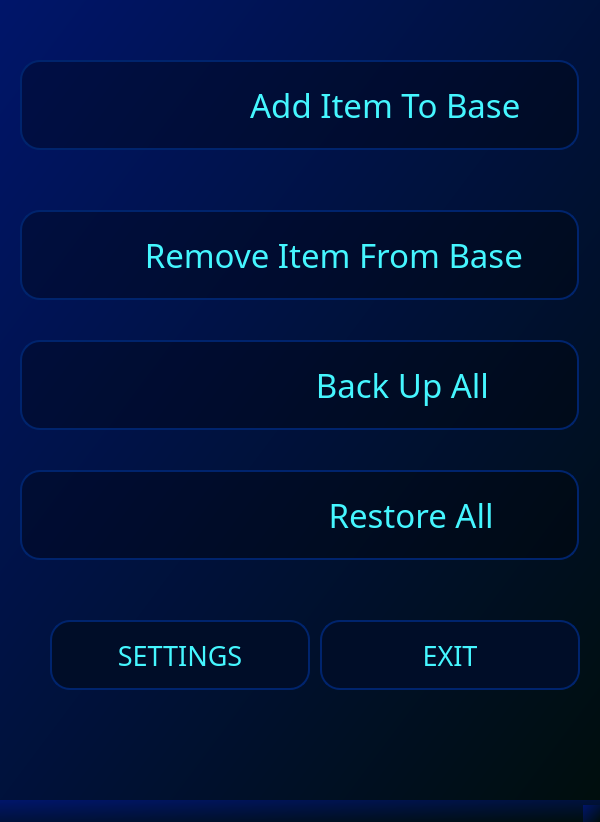
<?xml version="1.0" encoding="UTF-8"?>
<ui version="4.0">
 <class>MainWindow</class>
 <widget class="QMainWindow" name="MainWindow">
  <property name="geometry">
   <rect>
    <x>0</x>
    <y>0</y>
    <width>600</width>
    <height>800</height>
   </rect>
  </property>
  <property name="maximumSize">
   <size>
    <width>600</width>
    <height>800</height>
   </size>
  </property>
  <property name="windowTitle">
   <string>MainWindow</string>
  </property>
  <property name="windowOpacity">
   <double>1.000000000000000</double>
  </property>
  <property name="styleSheet">
   <string notr="true">*{
	background-color: qlineargradient(spread:pad, x1:0, y1:0, x2:1, y2:1, stop:0 rgba(0, 21, 106, 255), stop:1 rgba(0, 14, 13, 255));
}


QPushButton {
border: 2px solid;
color: rgb(69, 246, 255);
border-color: rgb(0, 36, 109);
border-radius: 20px;
background-color: rgba(0, 0, 0, 80);
}

QPushButton:hover {
border: 3px solid;
background-color: rgba(4, 7, 208, 80);
border-color: rgb(0, 36, 109);
}

QPushButton:pressed {
border: 2px solid;
background-color: rgba(4, 7, 208, 100);
border-color: rgb(170, 170 ,170);
}</string>
  </property>
  <widget class="QWidget" name="centralwidget">
   <property name="minimumSize">
    <size>
     <width>600</width>
     <height>800</height>
    </size>
   </property>
   <property name="maximumSize">
    <size>
     <width>600</width>
     <height>800</height>
    </size>
   </property>
   <property name="styleSheet">
    <string notr="true"/>
   </property>
   <widget class="QPushButton" name="backup_all">
    <property name="enabled">
     <bool>true</bool>
    </property>
    <property name="geometry">
     <rect>
      <x>20</x>
      <y>340</y>
      <width>559</width>
      <height>90</height>
     </rect>
    </property>
    <property name="sizePolicy">
     <sizepolicy hsizetype="Maximum" vsizetype="Maximum">
      <horstretch>0</horstretch>
      <verstretch>0</verstretch>
     </sizepolicy>
    </property>
    <property name="minimumSize">
     <size>
      <width>559</width>
      <height>90</height>
     </size>
    </property>
    <property name="maximumSize">
     <size>
      <width>559</width>
      <height>45</height>
     </size>
    </property>
    <property name="font">
     <font>
      <family>Lexend Light</family>
      <pointsize>25</pointsize>
      <italic>false</italic>
      <bold>false</bold>
     </font>
    </property>
    <property name="layoutDirection">
     <enum>Qt::LeftToRight</enum>
    </property>
    <property name="styleSheet">
     <string notr="true"/>
    </property>
    <property name="text">
     <string>                        Back Up All</string>
    </property>
    <property name="icon">
     <iconset resource="main_rc_rc.qrc">
      <normaloff>:/icons/icons/safe_in_all.svg</normaloff>:/icons/icons/safe_in_all.svg</iconset>
    </property>
    <property name="iconSize">
     <size>
      <width>110</width>
      <height>110</height>
     </size>
    </property>
   </widget>
   <widget class="QPushButton" name="add_item">
    <property name="enabled">
     <bool>true</bool>
    </property>
    <property name="geometry">
     <rect>
      <x>20</x>
      <y>60</y>
      <width>559</width>
      <height>90</height>
     </rect>
    </property>
    <property name="sizePolicy">
     <sizepolicy hsizetype="Maximum" vsizetype="Maximum">
      <horstretch>0</horstretch>
      <verstretch>0</verstretch>
     </sizepolicy>
    </property>
    <property name="minimumSize">
     <size>
      <width>559</width>
      <height>90</height>
     </size>
    </property>
    <property name="maximumSize">
     <size>
      <width>559</width>
      <height>45</height>
     </size>
    </property>
    <property name="font">
     <font>
      <family>Lexend Light</family>
      <pointsize>25</pointsize>
      <italic>false</italic>
      <bold>false</bold>
     </font>
    </property>
    <property name="layoutDirection">
     <enum>Qt::LeftToRight</enum>
    </property>
    <property name="styleSheet">
     <string notr="true"/>
    </property>
    <property name="text">
     <string>                    Add Item To Base</string>
    </property>
    <property name="icon">
     <iconset resource="main_rc_rc.qrc">
      <normaloff>:/icons/icons/add_item.svg</normaloff>:/icons/icons/add_item.svg</iconset>
    </property>
    <property name="iconSize">
     <size>
      <width>80</width>
      <height>80</height>
     </size>
    </property>
   </widget>
   <widget class="QPushButton" name="remove_item">
    <property name="enabled">
     <bool>true</bool>
    </property>
    <property name="geometry">
     <rect>
      <x>20</x>
      <y>210</y>
      <width>559</width>
      <height>90</height>
     </rect>
    </property>
    <property name="sizePolicy">
     <sizepolicy hsizetype="Maximum" vsizetype="Maximum">
      <horstretch>0</horstretch>
      <verstretch>0</verstretch>
     </sizepolicy>
    </property>
    <property name="minimumSize">
     <size>
      <width>559</width>
      <height>90</height>
     </size>
    </property>
    <property name="maximumSize">
     <size>
      <width>559</width>
      <height>45</height>
     </size>
    </property>
    <property name="font">
     <font>
      <family>Lexend Light</family>
      <pointsize>25</pointsize>
      <italic>false</italic>
      <bold>false</bold>
     </font>
    </property>
    <property name="layoutDirection">
     <enum>Qt::LeftToRight</enum>
    </property>
    <property name="styleSheet">
     <string notr="true"/>
    </property>
    <property name="text">
     <string>        Remove Item From Base</string>
    </property>
    <property name="icon">
     <iconset resource="main_rc_rc.qrc">
      <normaloff>:/icons/icons/remove_item.svg</normaloff>:/icons/icons/remove_item.svg</iconset>
    </property>
    <property name="iconSize">
     <size>
      <width>72</width>
      <height>72</height>
     </size>
    </property>
   </widget>
   <widget class="QPushButton" name="restore_all">
    <property name="enabled">
     <bool>true</bool>
    </property>
    <property name="geometry">
     <rect>
      <x>20</x>
      <y>470</y>
      <width>559</width>
      <height>90</height>
     </rect>
    </property>
    <property name="sizePolicy">
     <sizepolicy hsizetype="Maximum" vsizetype="Maximum">
      <horstretch>0</horstretch>
      <verstretch>0</verstretch>
     </sizepolicy>
    </property>
    <property name="minimumSize">
     <size>
      <width>559</width>
      <height>90</height>
     </size>
    </property>
    <property name="maximumSize">
     <size>
      <width>559</width>
      <height>45</height>
     </size>
    </property>
    <property name="font">
     <font>
      <family>Lexend Light</family>
      <pointsize>25</pointsize>
      <italic>false</italic>
      <bold>false</bold>
     </font>
    </property>
    <property name="layoutDirection">
     <enum>Qt::LeftToRight</enum>
    </property>
    <property name="styleSheet">
     <string notr="true"/>
    </property>
    <property name="text">
     <string>                          Restore All</string>
    </property>
    <property name="icon">
     <iconset resource="main_rc_rc.qrc">
      <normaloff>:/icons/icons/restore_all.svg</normaloff>:/icons/icons/restore_all.svg</iconset>
    </property>
    <property name="iconSize">
     <size>
      <width>110</width>
      <height>110</height>
     </size>
    </property>
   </widget>
   <widget class="QPushButton" name="settings">
    <property name="enabled">
     <bool>true</bool>
    </property>
    <property name="geometry">
     <rect>
      <x>50</x>
      <y>620</y>
      <width>260</width>
      <height>70</height>
     </rect>
    </property>
    <property name="sizePolicy">
     <sizepolicy hsizetype="Maximum" vsizetype="Maximum">
      <horstretch>0</horstretch>
      <verstretch>0</verstretch>
     </sizepolicy>
    </property>
    <property name="minimumSize">
     <size>
      <width>260</width>
      <height>70</height>
     </size>
    </property>
    <property name="maximumSize">
     <size>
      <width>260</width>
      <height>70</height>
     </size>
    </property>
    <property name="font">
     <font>
      <family>Lexend Light</family>
      <pointsize>20</pointsize>
      <italic>false</italic>
      <bold>false</bold>
     </font>
    </property>
    <property name="layoutDirection">
     <enum>Qt::LeftToRight</enum>
    </property>
    <property name="styleSheet">
     <string notr="true">border: 2px solid rgb(0, 36, 109);
color: rgb(69, 246, 255);

background-color: rgb(0, 13, 40);
border-color: rgb(0, 36, 109);
border-radius: 20px;</string>
    </property>
    <property name="text">
     <string>SETTINGS</string>
    </property>
    <property name="iconSize">
     <size>
      <width>42</width>
      <height>42</height>
     </size>
    </property>
   </widget>
   <widget class="QPushButton" name="exit">
    <property name="enabled">
     <bool>true</bool>
    </property>
    <property name="geometry">
     <rect>
      <x>320</x>
      <y>620</y>
      <width>260</width>
      <height>70</height>
     </rect>
    </property>
    <property name="sizePolicy">
     <sizepolicy hsizetype="Maximum" vsizetype="Maximum">
      <horstretch>0</horstretch>
      <verstretch>0</verstretch>
     </sizepolicy>
    </property>
    <property name="minimumSize">
     <size>
      <width>260</width>
      <height>70</height>
     </size>
    </property>
    <property name="maximumSize">
     <size>
      <width>260</width>
      <height>70</height>
     </size>
    </property>
    <property name="font">
     <font>
      <family>Lexend Light</family>
      <pointsize>20</pointsize>
      <italic>false</italic>
      <bold>false</bold>
     </font>
    </property>
    <property name="layoutDirection">
     <enum>Qt::LeftToRight</enum>
    </property>
    <property name="styleSheet">
     <string notr="true">border: 2px solid rgb(0, 36, 109);
color: rgb(69, 246, 255);

background-color: rgb(0, 13, 40);
border-color: rgb(0, 36, 109);
border-radius: 20px;</string>
    </property>
    <property name="text">
     <string>EXIT</string>
    </property>
    <property name="iconSize">
     <size>
      <width>42</width>
      <height>42</height>
     </size>
    </property>
   </widget>
  </widget>
  <widget class="QMenuBar" name="menubar">
   <property name="geometry">
    <rect>
     <x>0</x>
     <y>0</y>
     <width>600</width>
     <height>22</height>
    </rect>
   </property>
  </widget>
  <widget class="QStatusBar" name="statusbar"/>
 </widget>
 <resources>
  <include location="main_rc_rc.qrc"/>
 </resources>
 <connections/>
</ui>
